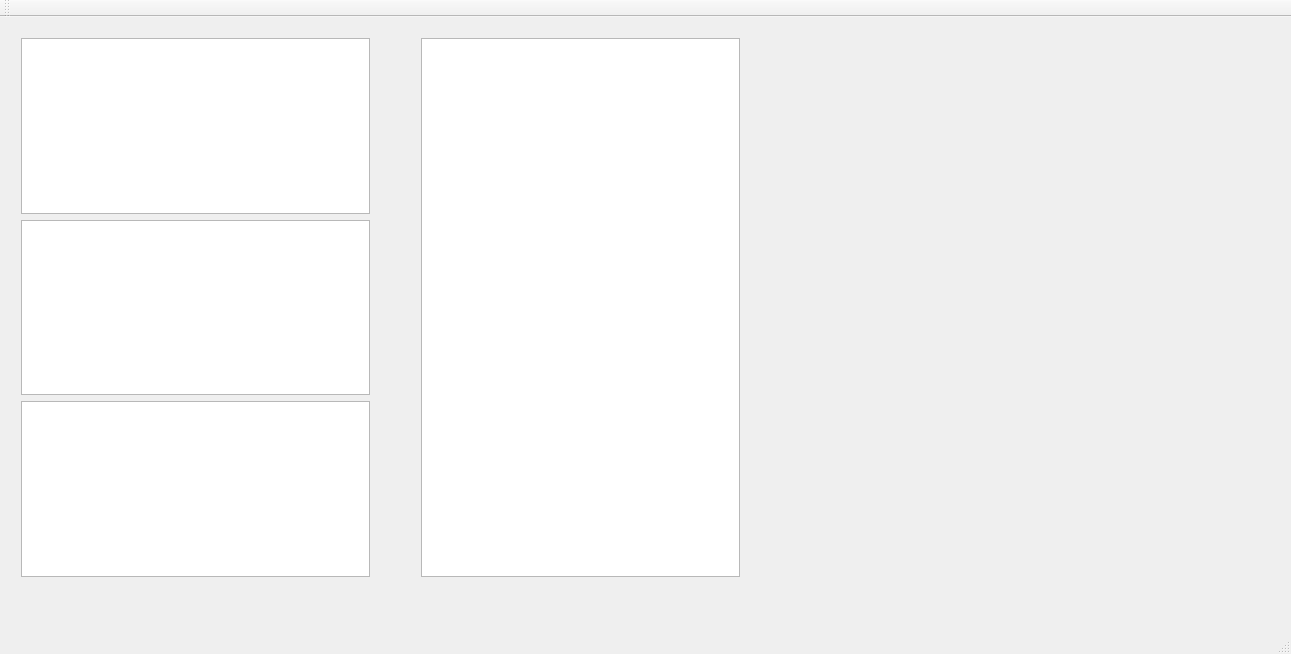
<?xml version="1.0" encoding="UTF-8"?>
<ui version="4.0">
 <class>MainWindow</class>
 <widget class="QMainWindow" name="MainWindow">
  <property name="geometry">
   <rect>
    <x>0</x>
    <y>0</y>
    <width>1291</width>
    <height>654</height>
   </rect>
  </property>
  <property name="windowTitle">
   <string>MainWindow</string>
  </property>
  <property name="styleSheet">
   <string notr="true"/>
  </property>
  <widget class="QWidget" name="centralWidget">
   <widget class="QWidget" name="verticalLayoutWidget">
    <property name="geometry">
     <rect>
      <x>10</x>
      <y>10</y>
      <width>371</width>
      <height>561</height>
     </rect>
    </property>
    <layout class="QVBoxLayout" name="verticalLayout">
     <item>
      <widget class="QTreeView" name="TV_fileSystem"/>
     </item>
     <item>
      <widget class="QListView" name="LV_files"/>
     </item>
     <item>
      <widget class="QTreeView" name="TV_advacamFiles"/>
     </item>
    </layout>
   </widget>
   <widget class="QWidget" name="gridLayoutWidget">
    <property name="geometry">
     <rect>
      <x>410</x>
      <y>10</y>
      <width>341</width>
      <height>561</height>
     </rect>
    </property>
    <layout class="QGridLayout" name="gridLayout">
     <item row="0" column="1">
      <widget class="QTextBrowser" name="TB_readAsTxt"/>
     </item>
    </layout>
   </widget>
   <widget class="QMpxFramePanel" name="frame" native="true">
    <property name="geometry">
     <rect>
      <x>800</x>
      <y>20</y>
      <width>441</width>
      <height>511</height>
     </rect>
    </property>
   </widget>
  </widget>
  <widget class="QToolBar" name="mainToolBar">
   <attribute name="toolBarArea">
    <enum>TopToolBarArea</enum>
   </attribute>
   <attribute name="toolBarBreak">
    <bool>false</bool>
   </attribute>
  </widget>
  <widget class="QStatusBar" name="statusBar"/>
  <widget class="QMenuBar" name="menuBar">
   <property name="geometry">
    <rect>
     <x>0</x>
     <y>0</y>
     <width>1291</width>
     <height>25</height>
    </rect>
   </property>
  </widget>
 </widget>
 <layoutdefault spacing="6" margin="11"/>
 <customwidgets>
  <customwidget>
   <class>QMpxFramePanel</class>
   <extends>QWidget</extends>
   <header>qmpxframepanel.h</header>
   <container>1</container>
  </customwidget>
 </customwidgets>
 <resources/>
 <connections/>
</ui>
